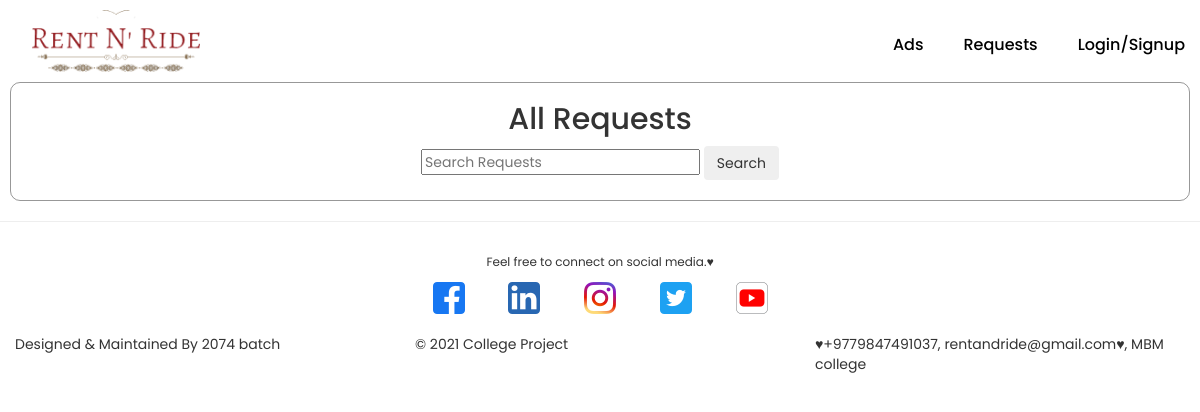
The app's page /requests/, older data.
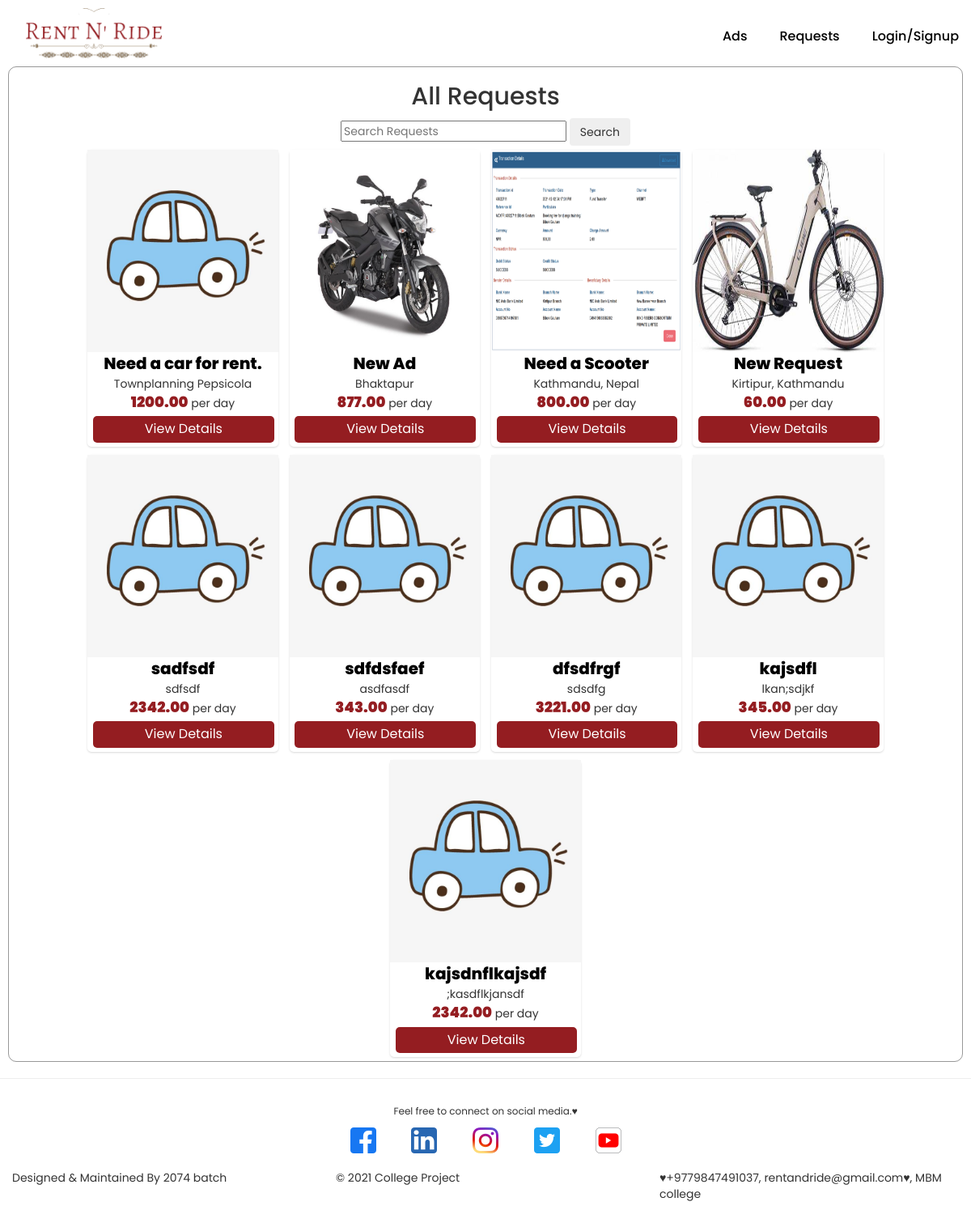
The same page, newer data.
### requests/models.py (models this page shows, shortened)
class Request(models.Model):
    VEHICLE_CHOICES = [
        ('C', 'Car'),
        ('M', 'Motrobike'),
        ('B', 'Bicycle'),
        ('S', 'Scooter'),
        ('O', 'Other')
    ]
    owner = models.ForeignKey(Profile, null=True, blank=True, on_delete=models.SET_NULL)
    title = models.CharField(max_length=200, null=True)
    location = models.CharField(max_length=200, null=True)
    vehicle_type = models.CharField(max_length=1, choices=VEHICLE_CHOICES, null=True)
    start_date = models.DateField(null=True)
    end_date = models.DateField(null=True)
    description= models.TextField(null=True)
    image = models.ImageField(blank=True, null=True, upload_to='requests/', default='requests/request-default.jpg')
    offered_price = models.DecimalField(max_digits=8, decimal_places=2, null=True)
    created = models.DateTimeField(auto_now_add=True)
    id = models.UUIDField(default=uuid.uuid4, unique=True,
                          primary_key=True, editable=False)

### requests/views.py (the view)
# urls.py: path('', views.request, name='requests-archive'),
def request(request):
    search_query = ''
    if request.GET.get('search_query'):
        search_query = request.GET.get('search_query')
    requests = Request.objects.filter(Q(title__icontains=search_query) | Q(location__icontains=search_query))
    page = request.GET.get('page')
    results = 16
    paginator = Paginator(requests, results)
    try:
        requests = paginator.page(page)
    except PageNotAnInteger:
        page = 1
        requests = paginator.page(page)
    except EmptyPage:
        page = paginator.num_pages
        requests = paginator.page(page)
    context = {'requests': requests, 'search_query': search_query, 'paginator': paginator}
    return render(request, 'requests/requests.html', context)

### requests/templates/requests/requests.html (shortened to what this page needs)
{% extends 'main.html' %}
{% block content %}
<div class="wrapper">
    <h2>All Requests</h2>
    <form action="{% url 'requests-archive' %}" method="get">
        <input type="text " placeholder="Search Requests" id="" name="search_query", value="{{search_query}}">
        <input type="submit" name="" id="" class="btn btn--sub btn--lg" value="Search">
    </form>
    {% for request in requests %}
    <div class="card">
        <img src="{{request.image.url }}" alt="Avatar" style="width:100%; height: 250px;">
        <div class="detail">
            <name>{{request.title}}</name>
            <br>
            <location>{{request.location}}</location>
            <br>
            <price>{{request.offered_price}}</price> per day
            <br>
            <button style="margin: 5px; padding: 5px; border-radius: 5px;"><a href="{% url 'request-details' request.id %}">View Details</a> </button>
        </div>
    </div>
    {% endfor %}
    <br>
</div>
{% endblock content %}

Row changes from the older to the newer data that the page shows:
added Request: image (placeholder picture), title "Need a car for rent.", location "Townplanning Pepsicola", offered_price "1200.00"
added Request: image (picture), title "New Ad", location "Bhaktapur", offered_price "877.00"
added Request: image (picture), title "Need a Scooter", location "Kathmandu, Nepal", offered_price "800.00"
added Request: image (picture), title "New Request", location "Kirtipur, Kathmandu", offered_price "60.00"
added Request: image (placeholder picture), title "sadfsdf", location "sdfsdf", offered_price "2342.00"
added Request: image (placeholder picture), title "sdfdsfaef", location "asdfasdf", offered_price "343.00"
added Request: image (placeholder picture), title "dfsdfrgf", location "sdsdfg", offered_price "3221.00"
added Request: image (placeholder picture), title "kajsdfl", location "lkan;sdjkf", offered_price "345.00"
added Request: image (placeholder picture), title "kajsdnflkajsdf", location ";kasdflkjansdf", offered_price "2342.00"
